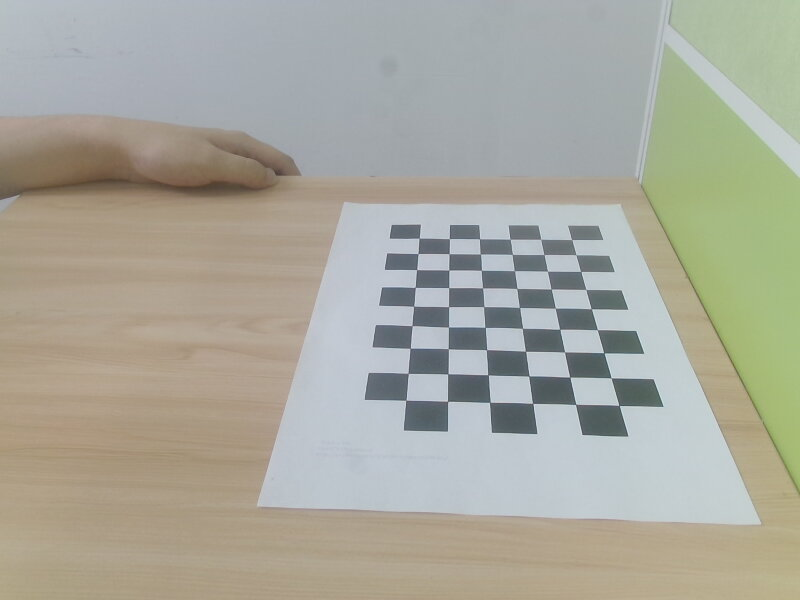
#> input picture ChessBoardSet/-104008.jpg, 800 x 600 px; its folder holds only this picture in this run
$ python CameraCalibratioin.py
#> lines starting #> are read from the running program, lines starting #| are printed output that depends on the picture; after the words box and inside, x2 and y2 are one past the last pixel; in counts of white or black regions, pixels touching at a corner belong together
import numpy as np
import cv2
import glob

# Termination criteria
criteria = (cv2.TERM_CRITERIA_EPS + cv2.TERM_CRITERIA_MAX_ITER, 30, 0.001)


width, height = 9, 6 # Size of chessboard is 9 * 6 like ChessBoardSet show, you can change it as you like.
objp = np.zeros((width * height,3), np.float32)
objp[:,:2] = np.mgrid[0:width,0:height].T.reshape(-1,2)

# Arrays to store object points and image points from all the images.
objpoints = [] # 3d point in real world space
imgpoints = [] # 2d points in image plane.

images = glob.glob('./ChessBoardSet/*.jpg')
for fname in images:
    img = cv2.imread(fname)
#> img is the input picture: shape (600, 800, 3); mean B, G, R 156.6, 168.4, 169
    gray = cv2.cvtColor(img,cv2.COLOR_BGR2GRAY)
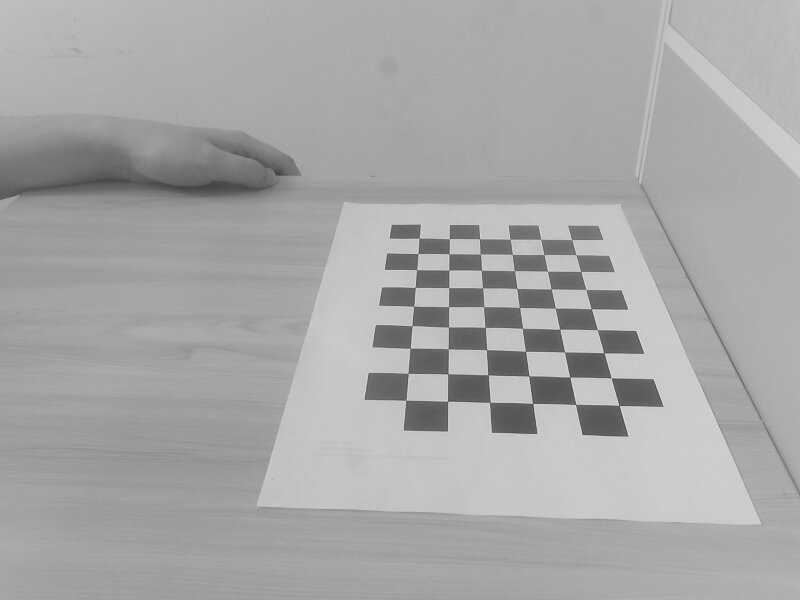
#> gray: shape (600, 800); min 63, max 226, mean 167.2
    w, h = img.shape[:2]
#> w = 600; h = 800
    # Find the chess board corners
    ret, corners = cv2.findChessboardCorners(gray, (width, height ),None)
#> ret = True; corners = 54 rows, first 8: [571.8, 239.7], [575.9, 254.7], [581, 271.6], [585.9, 289.5], [591.2, 308.6], [597.3, 329.6], [603.9, 353], [611, 377.9]
    # If found, add object points, image points (after refining them)
    if ret == True:
        objpoints.append(objp)
        corners2 = cv2.cornerSubPix(gray,corners,(11,11),(-1,-1),criteria)
#> corners2 = 54 rows, first 8: [571.6, 239.6], [575.9, 254.7], [580.7, 271.5], [585.7, 289.5], [591.3, 308.7], [597.4, 329.7], [603.8, 352.8], [611.2, 377.8]
        imgpoints.append(corners2)
        imgName = fname[fname.rindex('-') + 1 : ]
        print(imgName)
        # Draw and display the corners
        # You can check the detect result in folder ChessBoardMarkedSet
        img = cv2.drawChessboardCorners(img, (width ,height), corners2,ret)
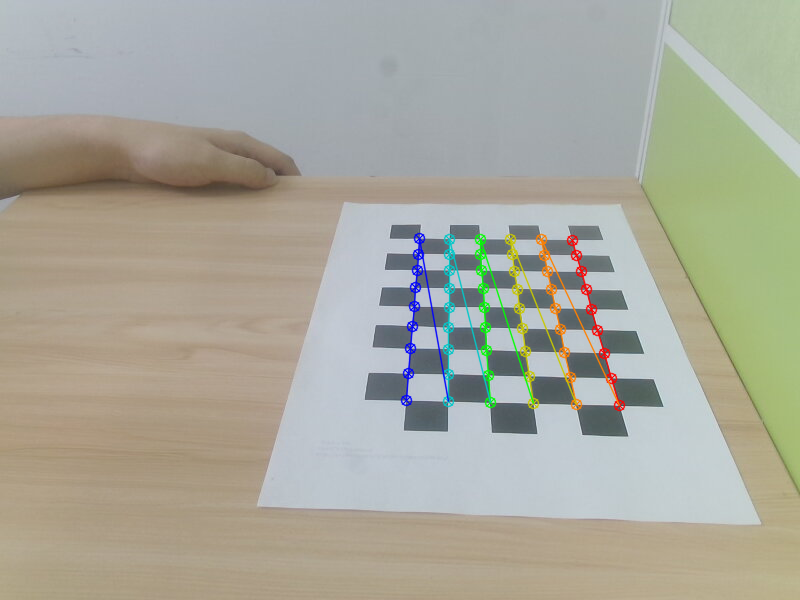
#> img: shape (600, 800, 3); 2.01% of pixels changed, all inside (x1, y1, x2, y2) = (400, 232, 626, 412)
        cv2.imwrite('./ChessBoardMarkedSet/' + imgName, img)


# Get the camera intrinsic matrix and dist_coeff.
ret, mtx, dist, rvecs, tvecs = cv2.calibrateCamera(objpoints, imgpoints, gray.shape[::-1], None, None)
#> ret = 0.237; mtx = [[519.1, 0, 408.2], [0, 372.8, 310.8], [0, 0, 1]]; dist = [[0.276, -1.7, 0.000689, -0.0111, 3.79]]; rvecs = ([-0.482, 0.556, 1.55],); tvecs = ([5.36, -3.24, 17.1],)

newcameramtx, roi=cv2.getOptimalNewCameraMatrix(mtx,dist, (w,h), 1, (w,h))
#> newcameramtx = [[614.4, 0, 373.9], [0, 778.7, 423.5], [0, 0, 1]]; roi = (363, 329, 24, 119)

# Write the answer to data1.txt file.
with open('./CameraParameter/data1.txt', 'a') as f:
    f.write('Mtx: \n')
    mat = np.matrix(newcameramtx)
#> mat = [[614.4, 0, 373.9], [0, 778.7, 423.5], [0, 0, 1]]
    for line in mat:
        np.savetxt(f, line, fmt = "%.2f")
#> this loop made 3 passes
    f.write('Revcs: \n' + str(rvecs) + '\n')
    f.write('Tvecs: \n' + str(tvecs) + '\n')
    f.write('Dist: \n' + str(dist) + '\n')

cv2.destroyAllWindows()

$ run again, on ChessBoardSet/-104131_4.jpg
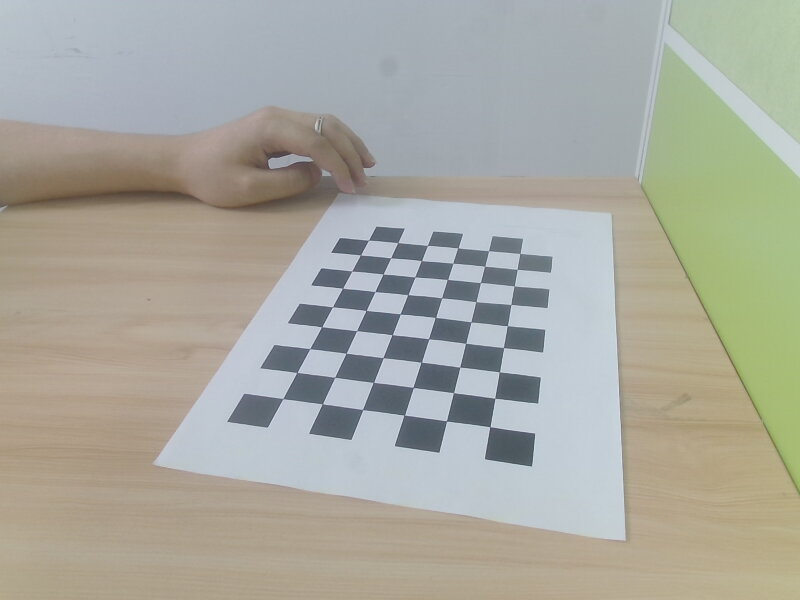
#> input picture ChessBoardSet/-104131_4.jpg, 800 x 600 px
#> img is the input picture: shape (600, 800, 3); mean B, G, R 159.1, 168.9, 168.9
#> `gray = cv2.cvtColor(img,cv2.COLOR_BGR2GRAY)`:
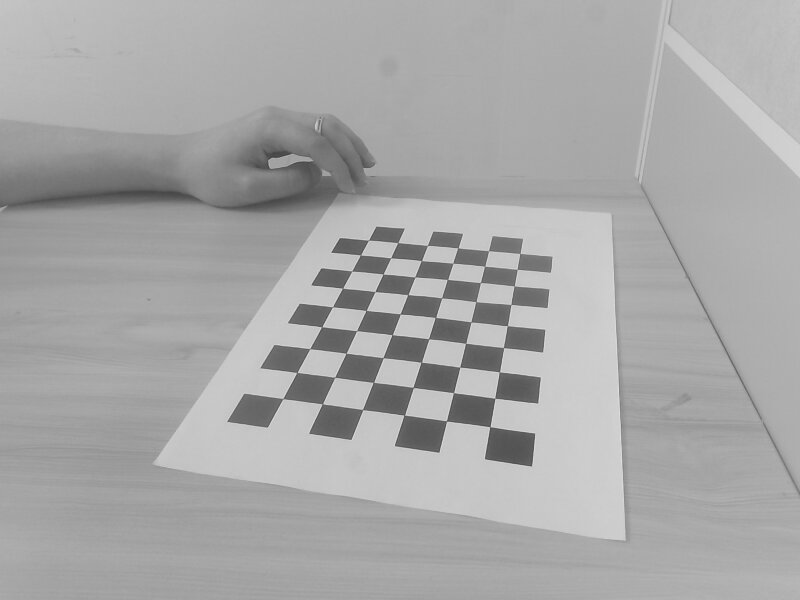
#> gray: shape (600, 800); min 58, max 225, mean 167.8
#> `ret, corners = cv2.findChessboardCorners(gray, (width, height ),None)`: ret = True; corners = 54 rows, first 8: [282.9, 398.6], [296.8, 372.5], [309.7, 348.6], [321.6, 326.7], [332.6, 306.7], [342.6, 288.2], [351.7, 271.2], [360.4, 254.9]
#> corners2 = 54 rows, first 8: [282.8, 398.6], [296.8, 372.5], [309.8, 348.7], [321.7, 326.7], [332.5, 306.8], [342.5, 288.3], [351.7, 271.1], [360.4, 255]
#> `img = cv2.drawChessboardCorners(img, (width ,height), corners2,ret)`:
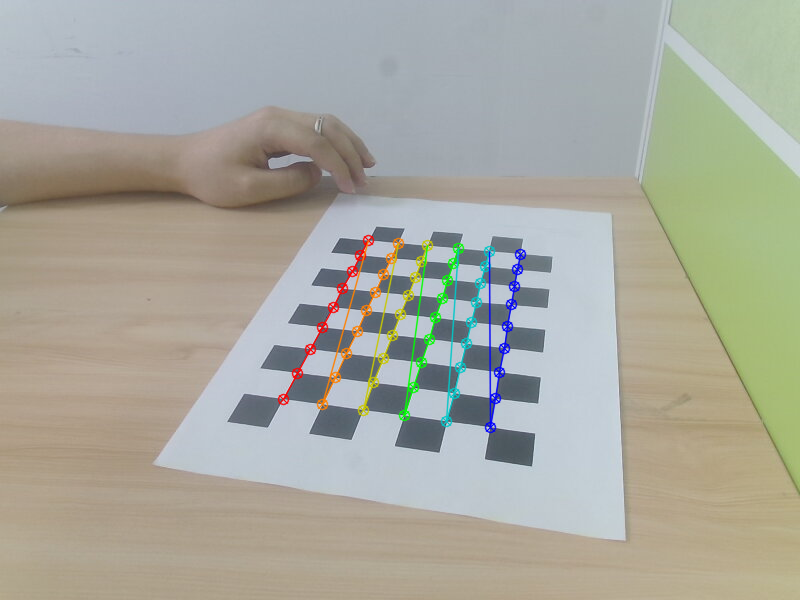
#> img: shape (600, 800, 3); 2.06% of pixels changed, all inside (x1, y1, x2, y2) = (277, 234, 527, 434)
#> `ret, mtx, dist, rvecs, tvecs = cv2.calibrateCamera(objpoints, imgpoint..`: ret = 0.26; mtx = [[707.4, 0, 387.4], [0, 691.9, 288.5], [0, 0, 1]]; dist = [[0.0623, -2.69, 0.00521, -0.00477, 15.15]]; rvecs = ([-0.856, -0.622, -1.24],); tvecs = ([-2.52, 2.72, 17.14],)
#> newcameramtx = [[756.2, 0, 370.2], [0, 970.8, 403.8], [0, 0, 1]]; roi = (321, 208, 109, 281)
#> mat = [[756.2, 0, 370.2], [0, 970.8, 403.8], [0, 0, 1]]
#> the loop `for line in mat:` made 3 passes

$ run again, on ChessBoardSet/-104148_1.jpg
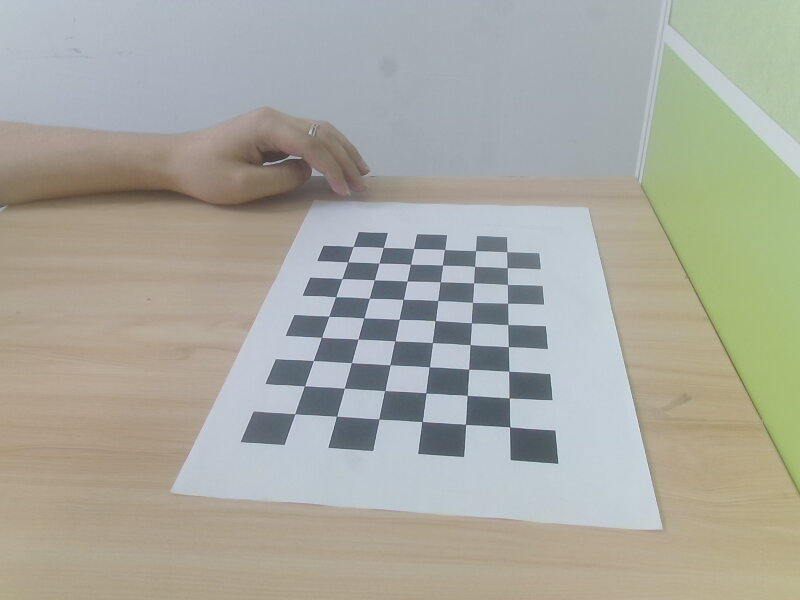
#> input picture ChessBoardSet/-104148_1.jpg, 800 x 600 px
#> img is the input picture: shape (600, 800, 3); mean B, G, R 159.2, 168.8, 168.6
#> `gray = cv2.cvtColor(img,cv2.COLOR_BGR2GRAY)`:
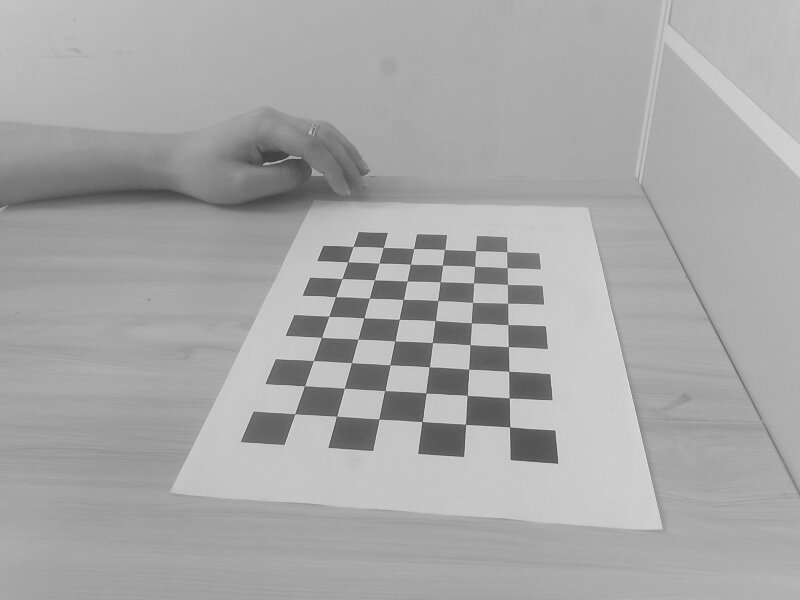
#> gray: shape (600, 800); min 54, max 227, mean 167.6
#> `ret, corners = cv2.findChessboardCorners(gray, (width, height ),None)`: ret = True; corners = 54 rows, first 8: [294.9, 413.7], [304.5, 386], [313.4, 360.6], [321.5, 337.3], [328.7, 316.2], [335.7, 296.7], [341.8, 278.6], [347.8, 261.8]
#> corners2 = 54 rows, first 8: [294.8, 413.8], [304.5, 385.8], [313.3, 360.6], [321.4, 337.4], [328.7, 316.3], [335.6, 296.8], [341.9, 278.6], [347.8, 261.7]
#> `img = cv2.drawChessboardCorners(img, (width ,height), corners2,ret)`:
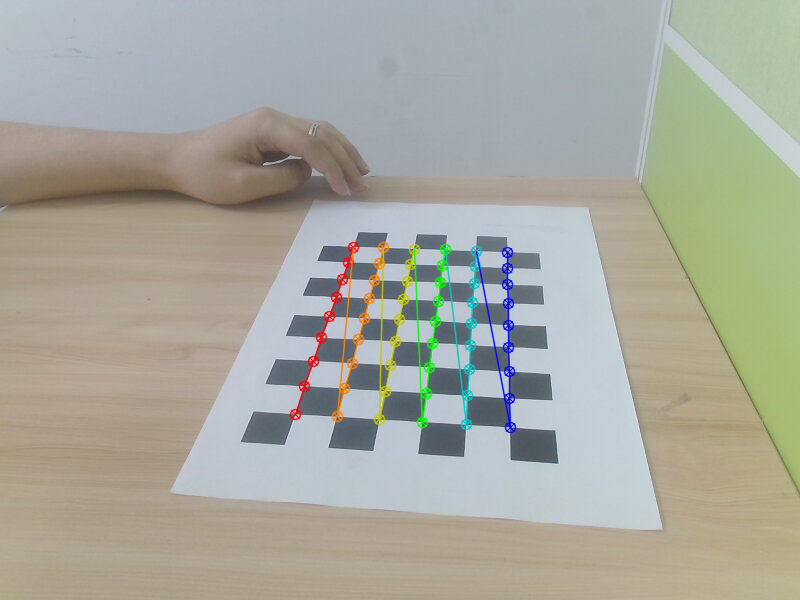
#> img: shape (600, 800, 3); 2.07% of pixels changed, all inside (x1, y1, x2, y2) = (289, 241, 517, 434)
#> `ret, mtx, dist, rvecs, tvecs = cv2.calibrateCamera(objpoints, imgpoint..`: ret = 0.255; mtx = [[693.4, 0, 385.8], [0, 655.8, 293.7], [0, 0, 1]]; dist = [[-0.118, 1.59, 0.00791, -0.00394, -16.29]]; rvecs = ([-0.81, -0.65, -1.34],); tvecs = ([-2.14, 2.98, 16.33],)
#> newcameramtx = [[153.5, 0, 85.43], [0, 209.6, 95.06], [0, 0, 1]]; roi = (0, 1, 133, 255)
#> mat = [[153.5, 0, 85.43], [0, 209.6, 95.06], [0, 0, 1]]
#> the loop `for line in mat:` made 3 passes

$ run again, on ChessBoardSet/-104148_4.jpg
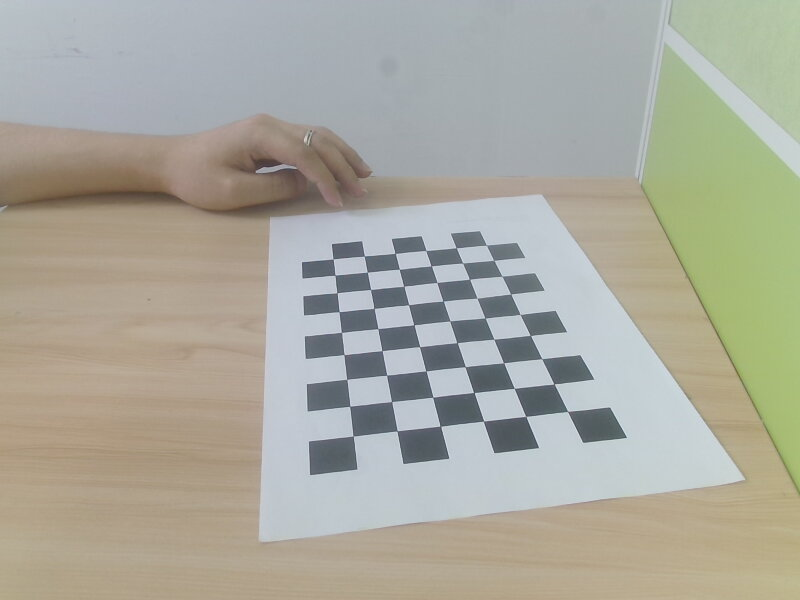
#> input picture ChessBoardSet/-104148_4.jpg, 800 x 600 px
#> img is the input picture: shape (600, 800, 3); mean B, G, R 157.4, 169.1, 170
#> `gray = cv2.cvtColor(img,cv2.COLOR_BGR2GRAY)`:
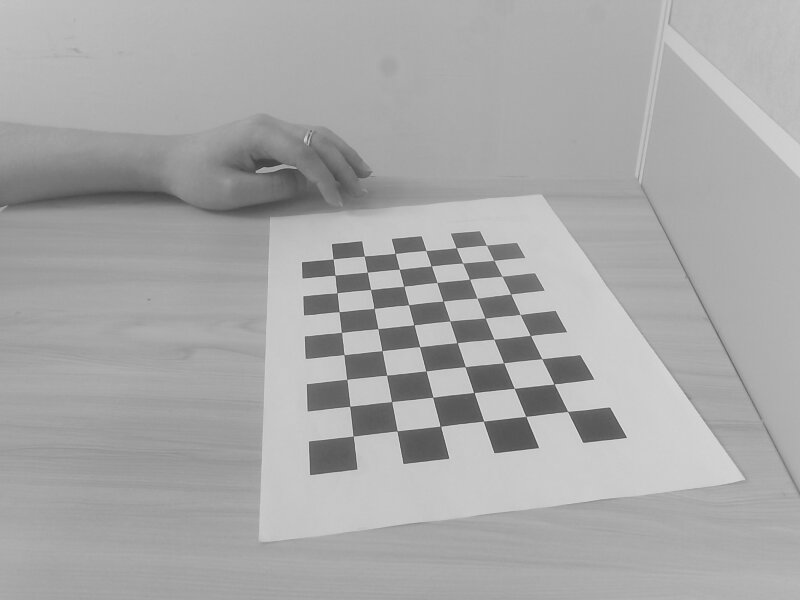
#> gray: shape (600, 800); min 56, max 228, mean 168
#> `ret, corners = cv2.findChessboardCorners(gray, (width, height ),None)`: ret = True; corners = 54 rows, first 8: [353.2, 435.9], [349.7, 406.3], [346.8, 379.5], [344, 354.6], [341.5, 332.4], [339.2, 311.6], [337, 292.8], [334.9, 275.2]
#> corners2 = 54 rows, first 8: [353.3, 436.2], [349.8, 406.3], [346.7, 379.3], [343.9, 354.6], [341.4, 332.4], [339.1, 311.7], [337, 292.8], [335, 275.1]
#> `img = cv2.drawChessboardCorners(img, (width ,height), corners2,ret)`:
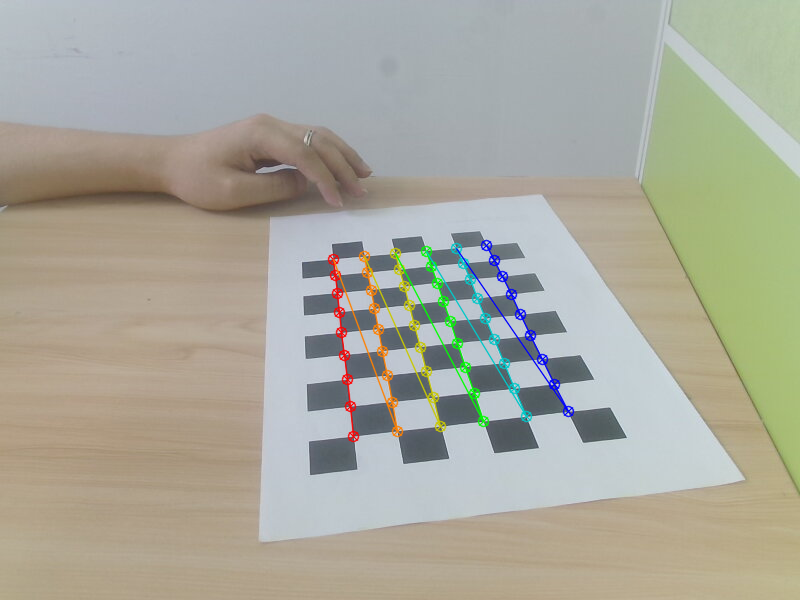
#> img: shape (600, 800, 3); 2.07% of pixels changed, all inside (x1, y1, x2, y2) = (327, 239, 575, 443)
#> `ret, mtx, dist, rvecs, tvecs = cv2.calibrateCamera(objpoints, imgpoint..`: ret = 0.252; mtx = [[695.1, 0, 388], [0, 637.6, 284.2], [0, 0, 1]]; dist = [[-0.183, 2.15, 0.0132, 0.000596, -11.79]]; rvecs = ([-0.738, -0.766, -1.57],); tvecs = ([-0.787, 3.73, 15.73],)
#> newcameramtx = [[678.7, 0, 378.8], [0, 560, 346.9], [0, 0, 1]]; roi = (0, 97, 585, 702)
#> mat = [[678.7, 0, 378.8], [0, 560, 346.9], [0, 0, 1]]
#> the loop `for line in mat:` made 3 passes

$ run again, on ChessBoardSet/-104019_1.jpg
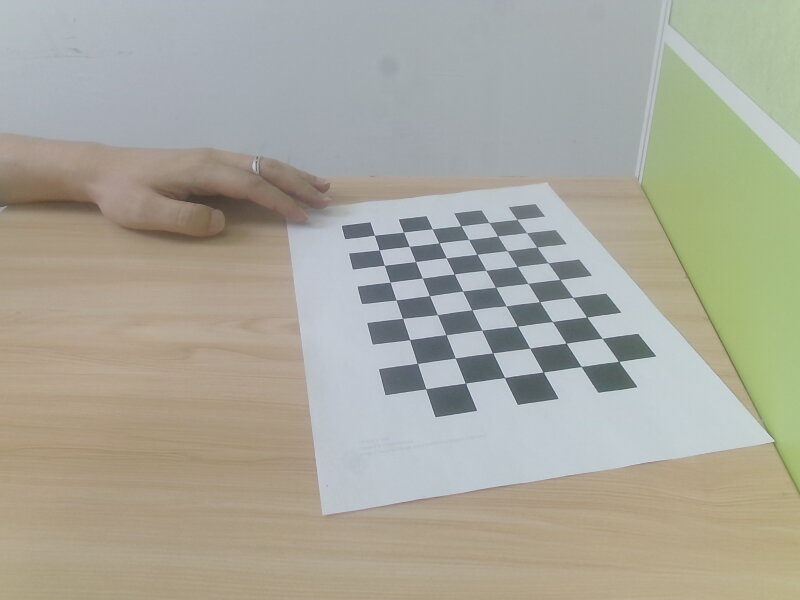
#> input picture ChessBoardSet/-104019_1.jpg, 800 x 600 px
#> img is the input picture: shape (600, 800, 3); mean B, G, R 155.7, 167.8, 169.1
#> `gray = cv2.cvtColor(img,cv2.COLOR_BGR2GRAY)`:
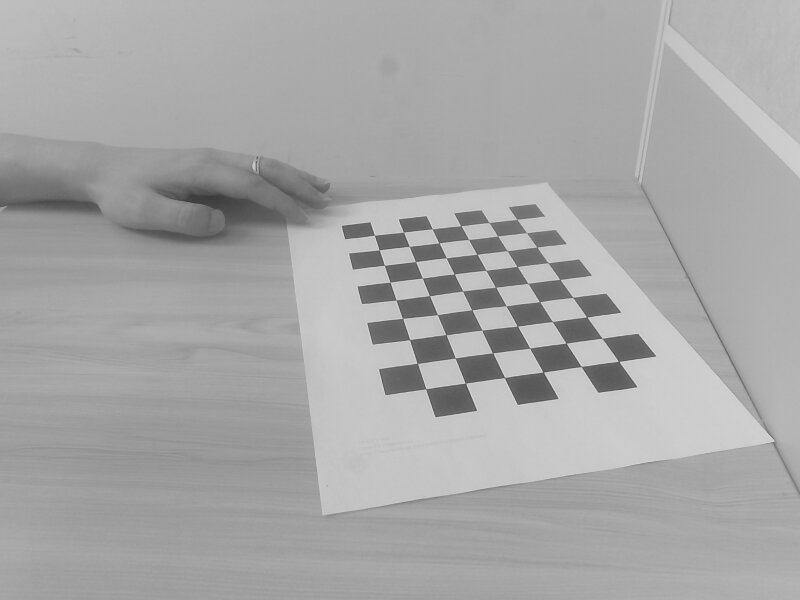
#> gray: shape (600, 800); min 55, max 229, mean 166.9
#> `ret, corners = cv2.findChessboardCorners(gray, (width, height ),None)`: ret = True; corners = 54 rows, first 8: [517, 219.4], [526.6, 232.7], [536.9, 247.1], [548.2, 262.7], [559.8, 279.4], [572.7, 297.4], [586.6, 316.9], [602.1, 338.4]
#> corners2 = 54 rows, first 8: [516.9, 219.4], [526.5, 232.6], [536.8, 247.1], [547.9, 262.7], [559.9, 279.5], [572.7, 297.4], [586.7, 317.1], [602.1, 338.3]
#> `img = cv2.drawChessboardCorners(img, (width ,height), corners2,ret)`:
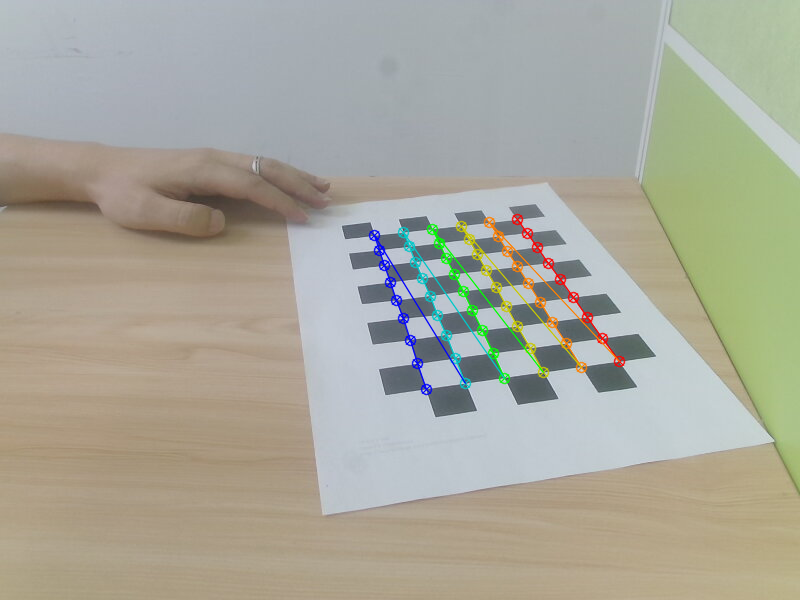
#> img: shape (600, 800, 3); 1.93% of pixels changed, all inside (x1, y1, x2, y2) = (368, 213, 626, 396)
#> `ret, mtx, dist, rvecs, tvecs = cv2.calibrateCamera(objpoints, imgpoint..`: ret = 0.216; mtx = [[522, 0, 399.8], [0, 366.7, 302.2], [0, 0, 1]]; dist = [[0.282, -2.09, 0.00523, -0.0136, 5.35]]; rvecs = ([-0.516, 0.488, 1.32],); tvecs = ([4.06, -4.07, 18.06],)
#> newcameramtx = [[647.5, 0, 351.2], [0, 806.8, 404.4], [0, 0, 1]]; roi = (344, 328, 15, 93)
#> mat = [[647.5, 0, 351.2], [0, 806.8, 404.4], [0, 0, 1]]
#> the loop `for line in mat:` made 3 passes
